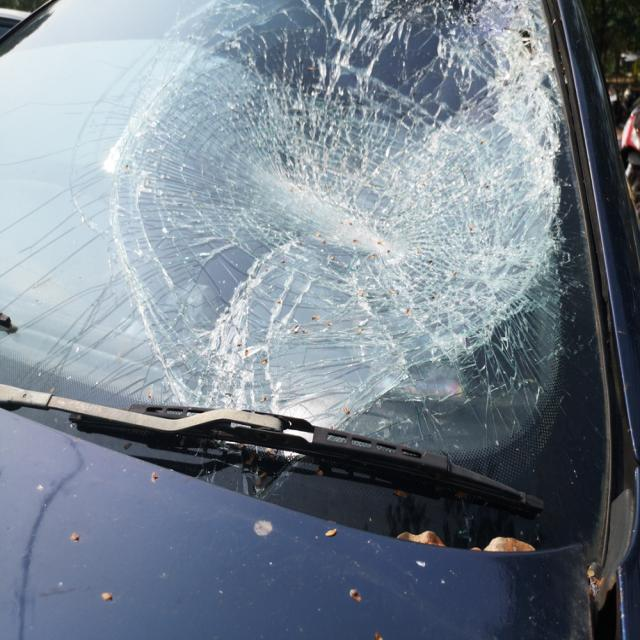
#> input picture site/assets/case_a.jpg, 640 x 640 px
$ python -i gate.py   (imports and definitions only)
#> lines starting #> are read from the running program, lines starting #| are printed output that depends on the picture
from dataclasses import dataclass
from pathlib import Path

from PIL import Image, ImageFilter, ImageStat

MIN_WIDTH = 480
MIN_HEIGHT = 480
# ponytail: heuristic variance-of-Laplacian threshold. The textbook ~100
# starting point rejected 30% of real CarDD training images (640x640,
# stretch-resized by Roboflow) as "too blurry" — recalibrated against a
# 30-image sample of that set (min observed variance ~29) to a much lower
# floor that only catches genuinely unusable frames. Revisit once real user
# submissions (not resized training data) are available to test against.
BLUR_VARIANCE_THRESHOLD = 15.0

_LAPLACIAN_KERNEL = ImageFilter.Kernel((3, 3), [0, 1, 0, 1, -4, 1, 0, 1, 0], scale=1)


@dataclass(frozen=True)
class QualityVerdict:
    accepted: bool
    reason: str | None = None


def check_image_quality(path: Path) -> QualityVerdict:
#> called with path = '../../site/assets/case_a.jpg'
    try:
        image = Image.open(path)
#> image is the input picture: PIL image 640x640 RGB; mean R, G, B 120, 131, 142.6
        image.load()
    except Exception:  # noqa: BLE001 — untrusted upload, PIL raises varied error types
        return QualityVerdict(accepted=False, reason="unreadable_file")

    width, height = image.size
#> width = 640; height = 640
    if width < MIN_WIDTH or height < MIN_HEIGHT:
        return QualityVerdict(accepted=False, reason="resolution_too_low")

    if _laplacian_variance(image) < BLUR_VARIANCE_THRESHOLD:
        return QualityVerdict(accepted=False, reason="too_blurry")

    return QualityVerdict(accepted=True)


def _laplacian_variance(image: Image.Image) -> float:
    edges = image.convert("L").filter(_LAPLACIAN_KERNEL)
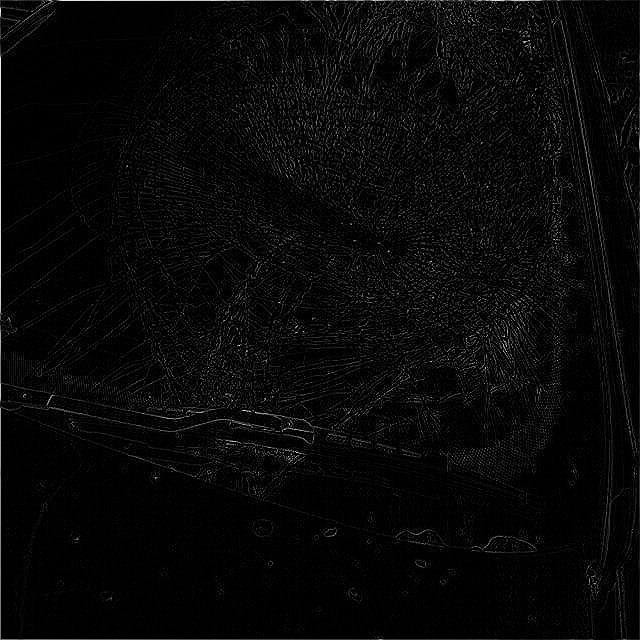
#> edges: PIL image 640x640 L; min 0, max 255, mean 7.9
    # Pillow's Kernel filter leaves the 1px border unfiltered (copies the
    # source pixel), which would otherwise inject phantom edge variance.
    width, height = edges.size
#> width = 640; height = 640
    interior = edges.crop((1, 1, width - 1, height - 1))
    return ImageStat.Stat(interior).var[0]

>>> result = check_image_quality('../../site/assets/case_a.jpg')

$ run again, on site/assets/case_b.jpg
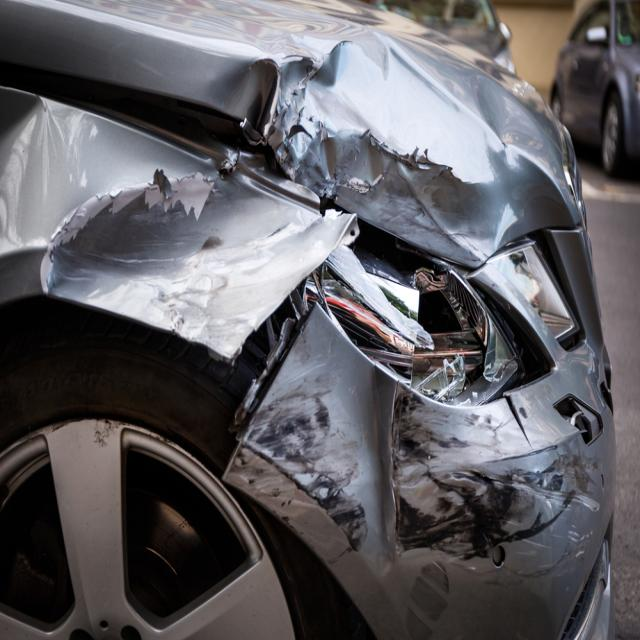
#> input picture site/assets/case_b.jpg, 640 x 640 px
#> in check_image_quality, image is the input picture: PIL image 640x640 RGB; mean R, G, B 95, 93.2, 97.5
#> in _laplacian_variance, `edges = image.convert("L").filter(_LAPLACIAN_KERNEL)`:
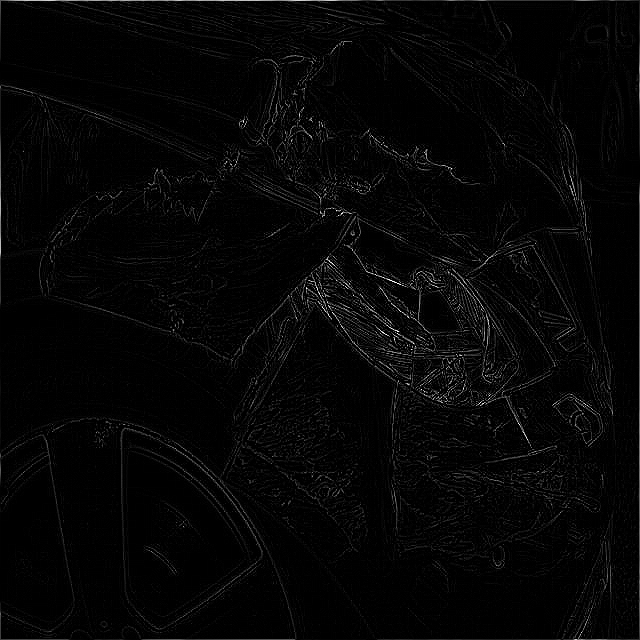
#> edges: PIL image 640x640 L; min 0, max 255, mean 5.8

$ run again, on site/assets/case_c.jpg
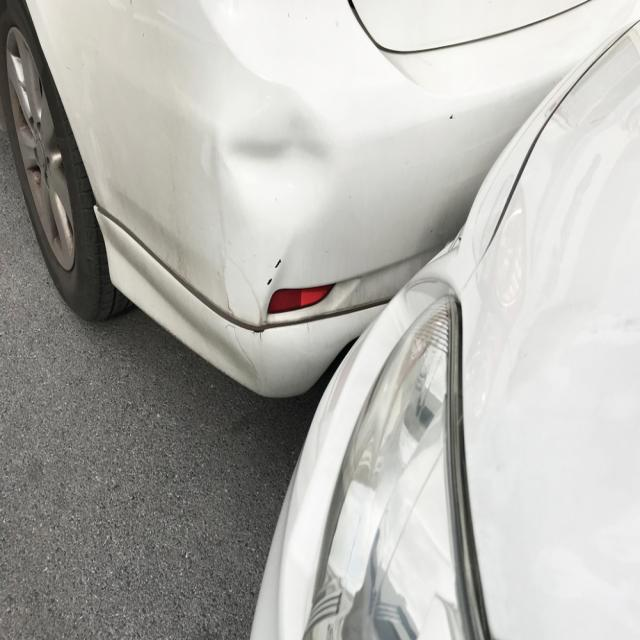
#> input picture site/assets/case_c.jpg, 640 x 640 px
#> in check_image_quality, image is the input picture: PIL image 640x640 RGB; mean R, G, B 179.2, 178.6, 174.2
#> in _laplacian_variance, `edges = image.convert("L").filter(_LAPLACIAN_KERNEL)`:
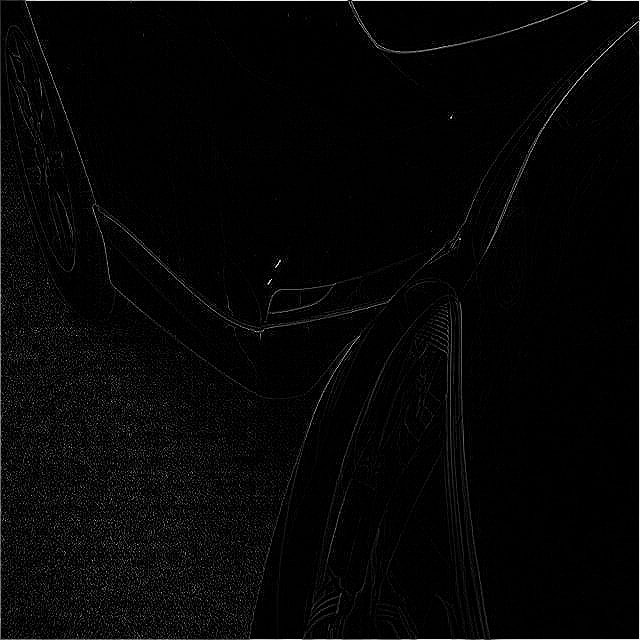
#> edges: PIL image 640x640 L; min 0, max 255, mean 6.1
#> in _laplacian_variance, `interior = edges.crop((1, 1, width - 1, height - 1))`:
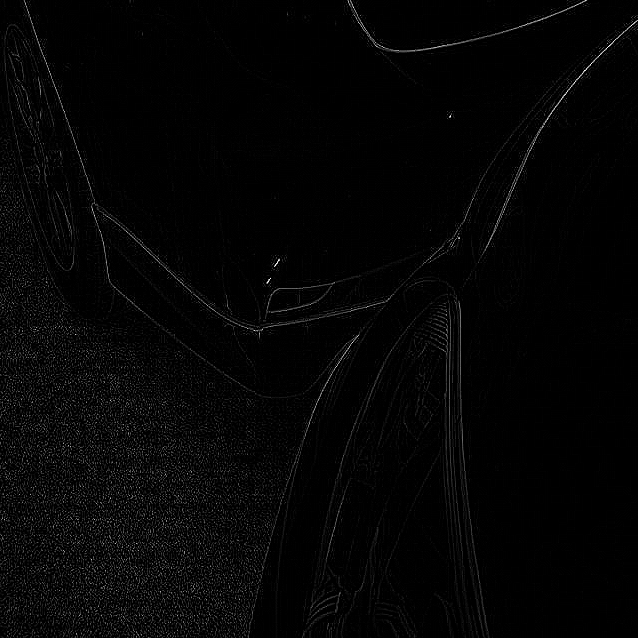
#> interior: PIL image 638x638 L; min 0, max 255, mean 5
